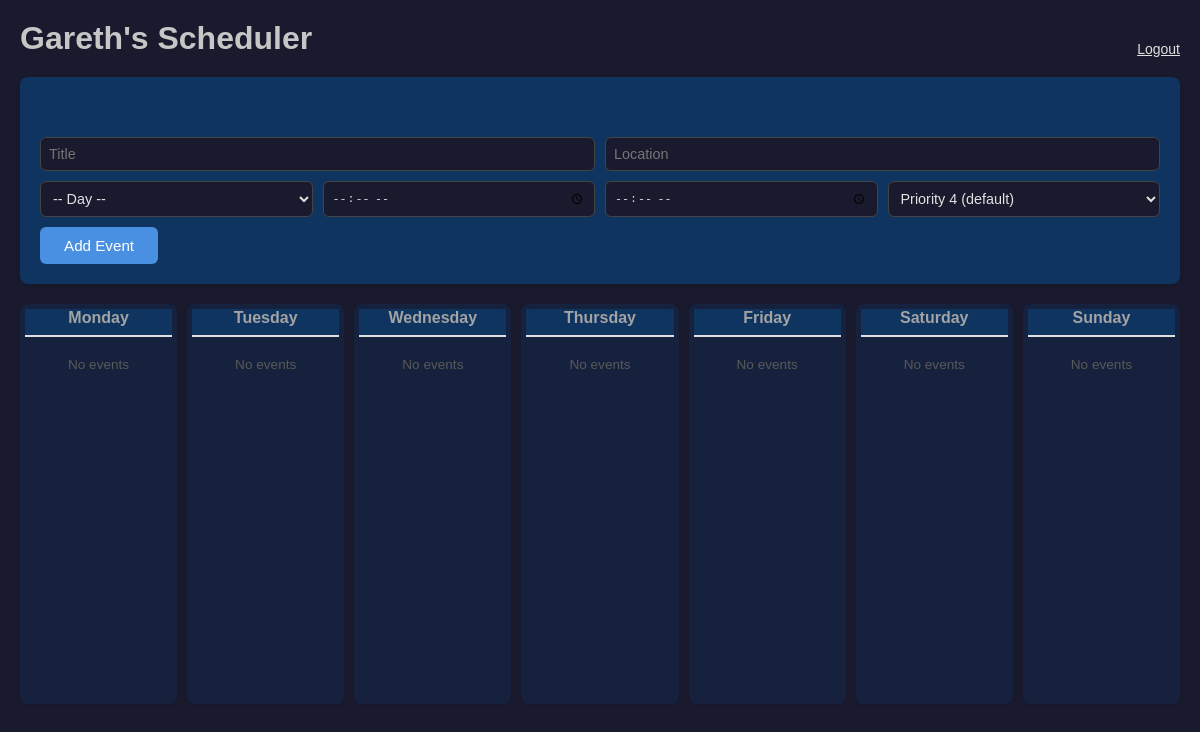
Page / (signed in) on the earlier database version.
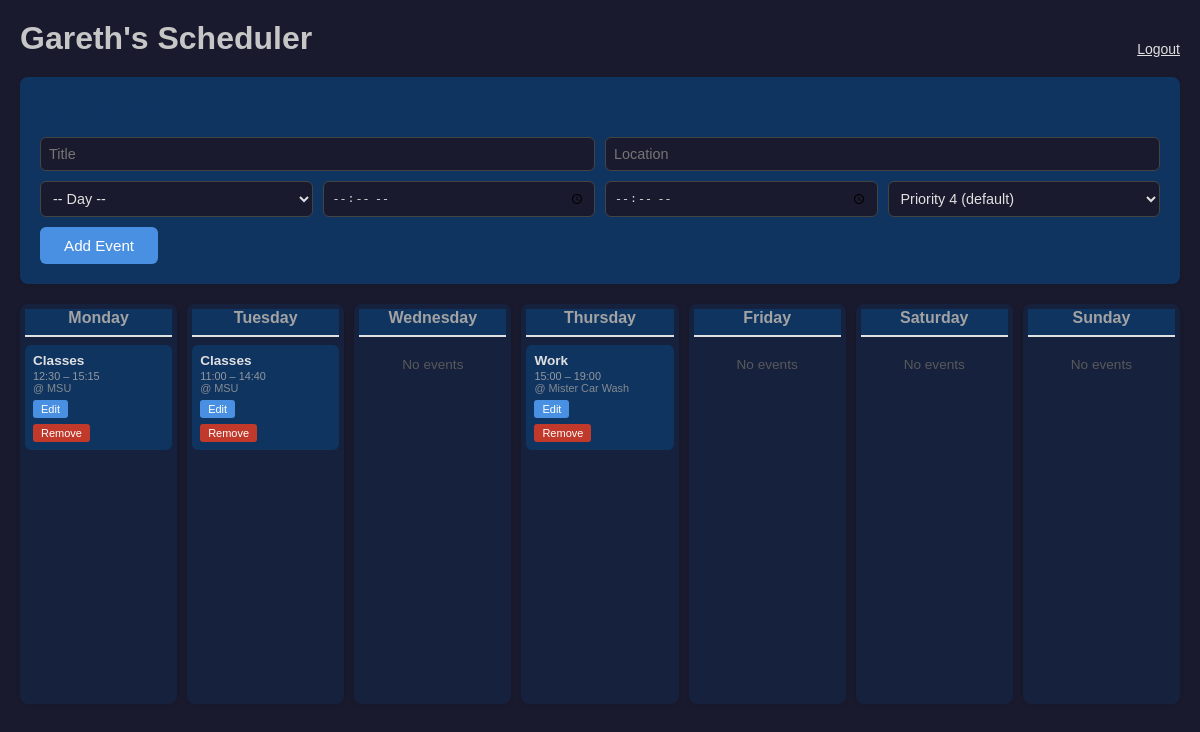
Same page on the later database version.
### tables this page shows
CREATE TABLE events (
            id TEXT PRIMARY KEY,
            user_id INTEGER NOT NULL,
            title TEXT,
            day TEXT,
            start TEXT,
            end TEXT,
            location TEXT,
            priority INTEGER
        );

### app.py (the view)
@app.route("/")
@login_required
def home():
    user = get_current_user()
    return render_template("index.html", week=user.week, conflict=None,
                           username=session["username"])

### app.py (called while the page is built)
def login_required(func):
    @wraps(func)  # preserves the original function's name and info
    def wrapper(*args, **kwargs):
        if "user_id" not in session:
            return redirect(url_for("login"))
        return func(*args, **kwargs)
    return wrapper

def get_current_user():
    user = User(session["username"])
    for event in load_events_for_user(session["user_id"]):
        user.add_event(event)
    return user

### database.py (called while the page is built)
def get_connection():
    conn = sqlite3.connect(DATABASE)
    conn.row_factory = sqlite3.Row
    return conn

def load_events_for_user(user_id):
    conn = get_connection()
    cursor = conn.cursor()
    cursor.execute("SELECT * FROM events WHERE user_id = ?", (user_id,))
    rows = cursor.fetchall()
    conn.close()
    events = []
    for row in rows:
        event = Event(
            row["day"],
            row["start"],
            row["end"],
            row["title"],
            row["location"],
            row["priority"]
        )
        event.id = row["id"]
        events.append(event)
    return events

### logic.py (called while the page is built, shortened)
    def has_conflict(self, new_event):
        for existing in self.events:
            if new_event.start_time < existing.end_time and new_event.end_time > existing.start_time:
                return existing
        return None

    def add_event(self, event):
        conflict = self.has_conflict(event)
        if not conflict:
            self.events.append(event)
            self.events.sort(key=lambda e: e.start_time)
            return

    def add_event(self, *args):
        for event in args:
            self.week[event.day_num].add_event(event)

### templates/index.html (shortened to what this page needs)
<!DOCTYPE html>
<html lang="en">
<head>
</head>
<body>
   <div style="display: flex; justify-content: space-between; align-items: center;">
    <h1> {{ username }}'s Scheduler</h1>
    <a href="/logout" style="color: #e0e0e0; font-size: 14px;">Logout</a>
</div>
    <div class="form-container">
        <h2>Add Event</h2>
        <form action="/add" method="POST">
            <div class="form-row">
                <input name="title" placeholder="Title" required>
                <input name="location" placeholder="Location" required>
            </div>
            <div class="form-row">
                <select name="day" required>
                    <option value="">-- Day --</option>
                </select>
                <input name="start" type="time" required>
                <input name="end" type="time" required>
                <select name="priority">
                    <option value="4" selected>Priority 4 (default)</option>
                </select>
            </div>
            <button type="submit">Add Event</button>
        </form>
    </div>
    <div class="calendar">
        {% for day in week %}
        <div class="day-column">
            <div class="day-header">{{ day.day_name }}</div>
            {% if day.events %}
                {% for event in day.events %}
                <div class="event">
                    <div class="event-title">{{ event.title }}</div>
                    <div class="event-time">
                        {{ event.start_time.strftime('%H:%M') }} – {{ event.end_time.strftime('%H:%M') }}
                    </div>
                    <div class="event-location">@ {{ event.location }}</div>
                    <a href="/edit/{{ event.id }}">
                        <button type="button" style="
                            background: #4a90e2;
                            color: white;
                            border: none;
                            border-radius: 3px;
                            padding: 3px 8px;
                            cursor: pointer;
                            font-size: 11px;
                            margin-top: 6px;
                        ">Edit</button>
                    </a>
                    <form action="/remove" method="POST" style="margin-top: 6px;">
                        <button type="submit" style="
                            background: #c0392b;
                            color: white;
                            border: none;
                            border-radius: 3px;
                            padding: 3px 8px;
                            cursor: pointer;
                            font-size: 11px;
                        ">Remove</button>
                    </form>
                </div>
                {% endfor %}
            {% else %}
                <div class="no-events">No events</div>
            {% endif %}
        </div>
        {% endfor %}
    </div>
</body>
</html>

### templates/index.html (style rules this page uses)
* { box-sizing: border-box; margin: 0; padding: 0; }
body { font-family: Arial, sans-serif; background: #1a1a2e; color: #e0e0e0; padding: 20px; }
h1 { text-align: center; margin-bottom: 20px; color: #c6c6c6; }
.calendar { display: grid; grid-template-columns: repeat(7, 1fr); gap: 10px; }
.day-column { background: #16213e; border-radius: 8px; padding: 5px; min-height: 400px; box-shadow: 0 1px 4px rgba(0,0,0,0.1); }
.day-header { font-weight: bold; text-align: center; padding-bottom: 8px; margin-bottom: 8px; border-bottom: 2px solid #e0e0e0; color: #a3a3a3; background: #0f3460; text-transform: capitalize; }
.event { background: #0f3460; border-radius: 6px; padding: 8px; margin-bottom: 6px; font-size: 0.85em; }
.event .event-title { font-weight: bold; margin-bottom: 2px; }
.event .event-time { font-size: 0.8em; opacity: 0.85; color: #aaa; }
.event .event-location { font-size: 0.8em; opacity: 0.85; color: #999; }
.no-events { color: #595959; font-size: 0.85em; text-align: center; margin-top: 20px; }
.form-container { background: #0f3460; border-radius: 8px; padding: 20px; margin-bottom: 20px; box-shadow: 0 1px 4px rgba(0,0,0,0.1); }
.form-container h2 { margin-bottom: 12px; color: #0f3460; }
.form-row { display: flex; gap: 10px; margin-bottom: 10px; flex-wrap: wrap; }
input, select { padding: 8px; border: 1px solid #444; background: #1a1a2e; color: #e0e0e0; border-radius: 6px; font-size: 0.9em; flex: 1; }
button { background: #4a90e2; color: white; border: none; padding: 10px 24px; border-radius: 6px; cursor: pointer; font-size: 0.95em; }

Differences in the rows shown:
added events: title "Classes", start_time "12:30", end_time "15:15", location "MSU", shown under "Monday"
added events: title "Classes", start_time "11:00", end_time "14:40", location "MSU", shown under "Tuesday"
added events: title "Work", start_time "15:00", end_time "19:00", location "Mister Car Wash", shown under "Thursday"
Other differences:
list line gone: "No events"
